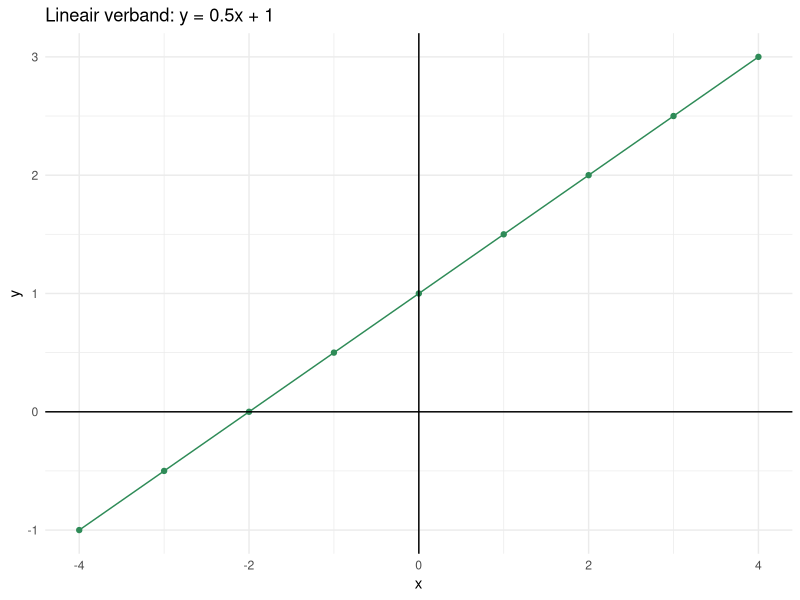
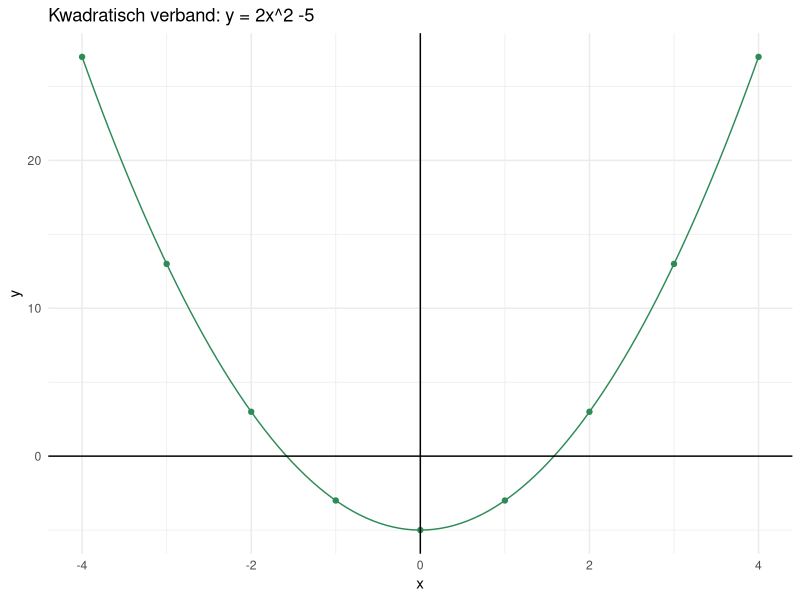

Generate these figures, in order, with R:
## ---- chunk 1
library(ggplot2)
a <- 0.5
b <- 1
x <- seq(-4, 4, 1)
y <- a*x + b
ggplot() + 
  geom_point(aes(x = x, y = y), colour = "seagreen") + 
  geom_line(aes(x = x, y = y), colour = "seagreen") +
  theme_minimal() +
  labs(title = paste0("Lineair verband: y = ", a, "x", 
                      ifelse(b>0, " + ", " "), b))  +
  geom_hline(yintercept = 0) +
  geom_vline(xintercept = 0)
## ---- chunk 2
library(ggplot2)
a <- 2
b <- 0
c <- - 5
x <- seq(-4, 4, 1)
y <- a*x^2 + b*x + c
ggplot() + 
  geom_point(aes(x = x, y = y), colour = "seagreen") + 
  stat_function(fun = function(x) a*x^2 + b*x + c, colour = "seagreen") +
  theme_minimal() +
  labs(title = paste0("Kwadratisch verband: y = ", a, "x^2", 
                      ifelse(b==0, "", c(ifelse(b>0, " + ", " "), b, "x")), 
                      ifelse(c>0, " + ", " "), c)) +
  geom_hline(yintercept = 0) +
  geom_vline(xintercept = 0)
